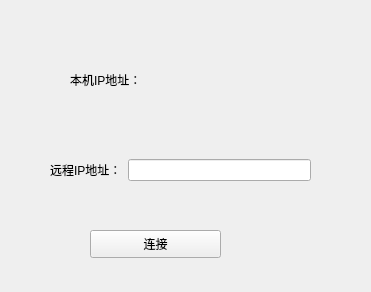
<?xml version="1.0" encoding="UTF-8"?>
<ui version="4.0">
 <class>StartWidget</class>
 <widget class="QWidget" name="StartWidget">
  <property name="geometry">
   <rect>
    <x>0</x>
    <y>0</y>
    <width>371</width>
    <height>292</height>
   </rect>
  </property>
  <property name="windowTitle">
   <string>Form</string>
  </property>
  <widget class="QWidget" name="horizontalLayoutWidget">
   <property name="geometry">
    <rect>
     <x>70</x>
     <y>40</y>
     <width>221</width>
     <height>80</height>
    </rect>
   </property>
   <layout class="QHBoxLayout" name="horizontalLayout">
    <item>
     <widget class="QLabel" name="label">
      <property name="text">
       <string>本机IP地址：</string>
      </property>
     </widget>
    </item>
    <item>
     <widget class="QLabel" name="Local_iplabel">
      <property name="text">
       <string/>
      </property>
     </widget>
    </item>
   </layout>
  </widget>
  <widget class="QPushButton" name="LinkButton">
   <property name="geometry">
    <rect>
     <x>90</x>
     <y>230</y>
     <width>131</width>
     <height>28</height>
    </rect>
   </property>
   <property name="text">
    <string>连接</string>
   </property>
  </widget>
  <widget class="QWidget" name="horizontalLayoutWidget_2">
   <property name="geometry">
    <rect>
     <x>50</x>
     <y>130</y>
     <width>261</width>
     <height>80</height>
    </rect>
   </property>
   <layout class="QHBoxLayout" name="horizontalLayout_2">
    <item>
     <widget class="QLabel" name="label_2">
      <property name="text">
       <string>远程IP地址：</string>
      </property>
     </widget>
    </item>
    <item>
     <widget class="QLineEdit" name="Linklineedit"/>
    </item>
   </layout>
  </widget>
 </widget>
 <tabstops>
  <tabstop>LinkButton</tabstop>
 </tabstops>
 <resources/>
 <connections/>
</ui>
